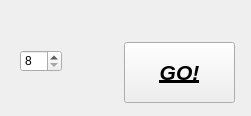
<?xml version="1.0" encoding="UTF-8"?>
<ui version="4.0">
 <class>tabataRoundWidget</class>
 <widget class="QWidget" name="tabataRoundWidget">
  <property name="geometry">
   <rect>
    <x>0</x>
    <y>0</y>
    <width>251</width>
    <height>116</height>
   </rect>
  </property>
  <property name="windowTitle">
   <string>Form</string>
  </property>
  <widget class="QPushButton" name="pushButton">
   <property name="geometry">
    <rect>
     <x>124</x>
     <y>42</y>
     <width>111</width>
     <height>61</height>
    </rect>
   </property>
   <property name="font">
    <font>
     <family>MS UI Gothic</family>
     <pointsize>16</pointsize>
     <weight>75</weight>
     <italic>true</italic>
     <bold>true</bold>
     <underline>true</underline>
    </font>
   </property>
   <property name="text">
    <string>GO!</string>
   </property>
  </widget>
  <widget class="QSpinBox" name="roundBox">
   <property name="geometry">
    <rect>
     <x>20</x>
     <y>50</y>
     <width>42</width>
     <height>22</height>
    </rect>
   </property>
   <property name="minimum">
    <number>8</number>
   </property>
   <property name="maximum">
    <number>32</number>
   </property>
   <property name="singleStep">
    <number>4</number>
   </property>
  </widget>
 </widget>
 <resources/>
 <connections/>
</ui>
